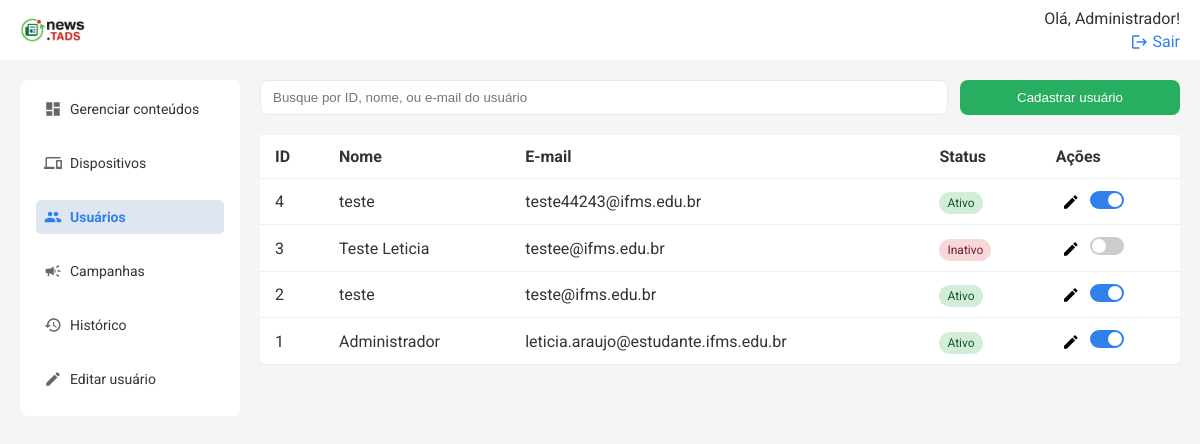
The page /api/users/list (signed in) on the database as committed earlier.
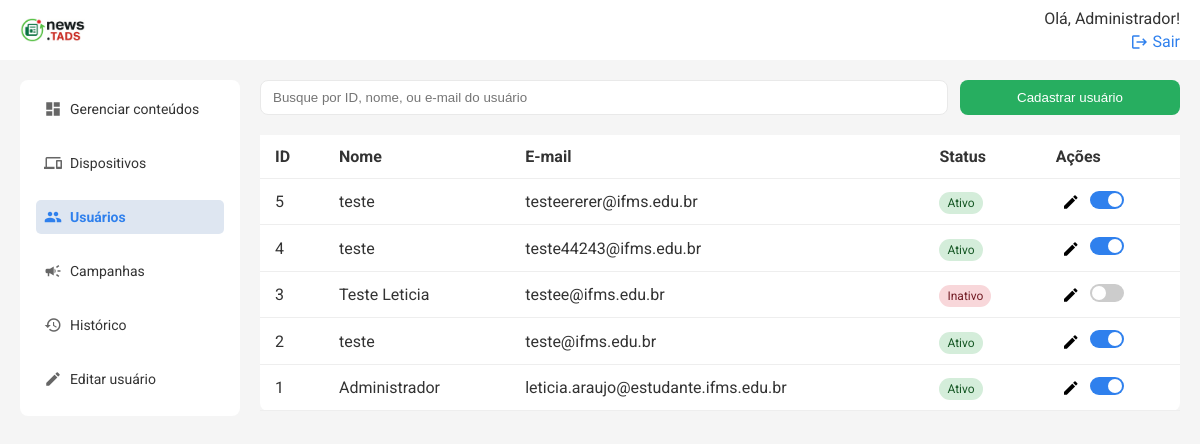
The same page on the database as committed later.
### models.py (models this page shows)
class User(db.Model):
    id = db.Column(db.Integer, primary_key=True)
    name = db.Column(db.String(50), nullable=False)
    email = db.Column(db.String(120), nullable=False, unique=True)
    status = db.Column(db.String(10), nullable=False, default='Ativo')
    senha = db.Column(db.String(100), nullable=False)
    logs = db.relationship('Log', backref=db.backref('user'))
    is_admin = db.Column(db.Boolean, default=False)
    @property
    def is_active(self):
        return self.status == 'Ativo'

### routes/users.py (the view)
@users_bp.route('/list', methods=['GET'])
@login_required
@admin_required
def listar_usuarios():
    users = User.query.order_by(User.id.desc()).all()
    return render_template('usuarios.html', users=users, current_user_id=session.get('user_id'))

### templates/usuarios.html (shortened to what this page needs)
{% extends 'base.html' %} {% block title %}Usuários{% endblock %} {% block
content %}
<div class="search-cta">
    <input
        type="text"
        placeholder="Busque por ID, nome, ou e-mail do usuário"
        class="search"
        id="buscaUsuarios"
    />
    <button class="btn" onclick="openModal()">Cadastrar usuário</button>
</div>
<div class="table-wrapper">
    <table class="table">
        <thead>
            <tr>
                <th>ID</th>
                <th>Nome</th>
                <th>E-mail</th>
                <th>Status</th>
                <th>Ações</th>
            </tr>
        </thead>
        <tbody id="userTableBody">
            {% for user in users %}
            <tr>
                <td>{{ user.id }}</td>
                <td>{{ user.name }}</td>
                <td>{{ user.email }}</td>
                <td>
                    <span
                        class="status {{ 'ativo' if user.is_active else 'inativo' }}"
                    >
                        {{ 'Ativo' if user.is_active else 'Inativo' }}
                    </span>
                </td>
                <td>
                    <button
                        class="edit"
                        title="Editar usuário"
                        onclick="editUser('{{ user.id }}')"
                    >
                        <span class="material-icons">edit</span>
                    </button>
                    <label class="switch" title="Ativar/Inativar usuário">
                        <span class="slider"></span>
                    </label>
                </td>
            </tr>
            {% endfor %}
        </tbody>
    </table>
</div>
{% endblock %}

### templates/base.html (shortened to what this page needs)
<!DOCTYPE html>
<html lang="pt-BR">
    <head>
        <link
            rel="stylesheet"
            href="{{ url_for('static', filename='css/styles.css') }}"
        />
    </head>
    <body>
        {% include 'topo.html' %}
        <div class="container">
            {% include 'menu.html' %}
            <main class="content">{% block content %}{% endblock %}</main>
        </div>
    </body>
</html>

### templates/topo.html (shortened to what this page needs)
<header class="topbar">
    <a href="{{ url_for('conteudos.listar_conteudos') }}" class="logo-topo">
        <img
            src="{{ url_for('static', filename='images/if_news.png') }}"
            alt="IFMS Logo"
            style="height: 24px; vertical-align: middle; margin-right: 8px"
        />
    </a>
    <div class="profile">
        {% if session['user_name'] %}
        <span>Olá, {{ session['user_name'] }}!</span>
        <a href="{{ url_for('auth.logout') }}">
            <span class="material-icons">logout</span>
            Sair
        </a>
        {% else %}
        <a href="{{ url_for('auth.login_usuario') }}">Entrar</a>
        {% endif %}
    </div>
</header>

### templates/menu.html
<aside class="sidebar">
    <nav>
        <a
            href="{{ url_for('conteudos.listar_conteudos') }}"
            class="{% if request.path == url_for('conteudos.listar_conteudos') %}active{% endif %}"
        >
            <span class="material-icons">dashboard</span>
            Gerenciar conteúdos
        </a>
        <a
            href="{{ url_for('telas.listar_dispositivos') }}"
            class="{% if request.path == url_for('telas.listar_dispositivos') %}active{% endif %}"
        >
            <span class="material-icons">devices</span>
            Dispositivos
        </a>
        {% if session.get('user_id') and session.get('is_admin') %}
        <a
            href="{{ url_for('users.listar_usuarios') }}"
            class="{% if request.path == url_for('users.listar_usuarios') %}active{% endif %}"
        >
            <span class="material-icons">people</span>
            Usuários
        </a>
        {% endif %}
        <a
            href="{{ url_for('campanhas.listar_campanhas') }}"
            class="{% if request.path == url_for('campanhas.listar_campanhas') %}active{% endif %}"
        >
            <span class="material-icons">campaign</span>
            Campanhas
        </a>
        {% if session.get('user_id') and session.get('is_admin') %}
        <a
            href="{{ url_for('historico.listar_historico') }}"
            class="{% if request.path == url_for('historico.listar_historico') %}active{% endif %}"
        >
            <span class="material-icons">history</span>
            Histórico
        </a>
        {% endif %}
        <a href="#" id="editProfileLink">
            <span class="material-icons">edit</span>
            Editar usuário
        </a>
    </nav>
</aside>

### static/css/styles.css (style rules this page uses)
* { box-sizing: border-box; }
body { margin: 0; font-family: 'Roboto', sans-serif; color: #333; background-color: #f5f5f5; }
.container { display: flex; height: 100vh; }
.sidebar { width: 220px; background: #ffffff; font-size: 14px; padding: 12px 16px 0 16px; box-sizing: border-box; margin: 80px 0 0 20px; border-radius: 8px; height: fit-content; }
.sidebar nav a { display: flex; align-items: center; gap: 8px; margin-bottom: 20px; text-decoration: none; color: #333; padding: 8px; border-radius: 5px; transition: background 0.3s; }
.sidebar nav a .material-icons { font-size: 20px; color: #666; }
.sidebar nav a.active .material-icons { color: #2f80ed; }
.sidebar nav a.active { background: #dee6f1; font-weight: bold; color: #2f80ed; }
.content { flex: 1; display: flex; flex-direction: column; padding: 20px; margin-top: 60px; box-sizing: border-box; overflow: hidden; height: calc(100vh - 60px); }
.table-wrapper { flex: 1; overflow-y: auto; }
.table thead th { position: sticky; top: 0; background: white; z-index: 1; }
.topbar { width: 100%; background: #ffffff; padding-inline: 20px; box-sizing: border-box; display: flex; justify-content: space-between; align-items: center; position: fixed; top: 0; left: 0; height: 60px; z-index: 100; }
.topbar .profile a { text-align: right; font-size: 16px; color: #2f80ed; text-decoration: none; display: flex; align-items: center; gap: 4px; }
.topbar .profile a .material-icons { font-size: 16px; }
.profile { display: flex; flex-direction: column; align-items: flex-end; gap: 4px; }
.search-cta { display: flex; gap: 12px; margin-bottom: 20px; }
.search { padding: 8px 12px; width: 100%; border: 1px solid #e9e9e9; border-radius: 8px; outline: none; }
.btn { background: #27ae60; color: white; border: none; padding: 10px 15px; border-radius: 8px; min-width: 220px; }
button { cursor: pointer; }
.table { width: 100%; border-collapse: collapse; background: white; border-radius: 8px; }
.table th, .table td { padding: 12px 15px; border-bottom: 1px solid #eee; vertical-align: middle; }
.table th { text-align: left; }
.status { padding: 4px 8px; border-radius: 12px; font-size: 12px; }
.status.ativo { background: #d4edda; color: #155724; }
.status.inativo { background: #f8d7da; color: #721c24; }
.edit { background: none; border: none; cursor: pointer; }
.material-icons { font-size: 18px !important; vertical-align: middle; }
.switch { position: relative; display: inline-block; width: 34px; height: 18px; }
.slider { position: absolute; cursor: pointer; top: 0; left: 0; right: 0; bottom: 0; background-color: #ccc; transition: 0.4s; border-radius: 18px; }
.slider:before { position: absolute; content: ''; height: 14px; width: 14px; left: 2px; bottom: 2px; background-color: white; transition: 0.4s; border-radius: 50%; }
input:checked + .slider { background-color: #2f80ed; }
input:checked + .slider:before { transform: translateX(16px); }

Rows that differ between the two databases and show on the page:
added User: id "5", name "teste", email "testeererer@ifms.edu.br", status "Ativo"
